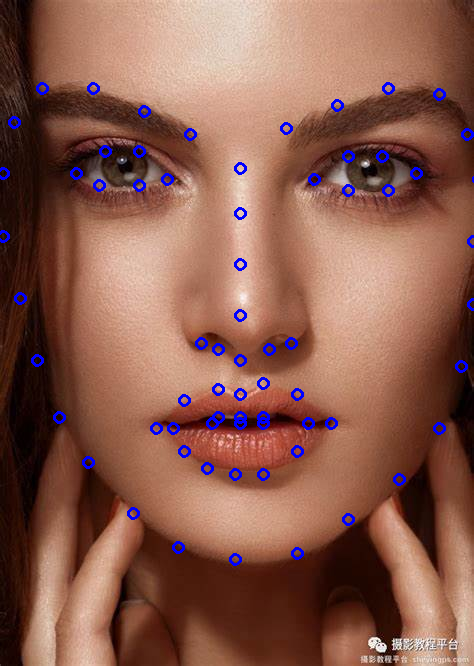

This chart was generated by the following Python code:
import os
import urllib
import traceback
import time
import sys
import numpy as np
import cv2
from rknn.api import RKNN

ONNX_MODEL = 'hrnet.onnx'
RKNN_MODEL = 'hrnet.rknn'
IMG_PATH = './face.jpg'
DATASET = './dataset.txt'
IMG_WIDTH = 256
IMG_HEIGHT = 256

QUANTIZE_ON = True
        
def _get_max_preds(heatmaps):
    assert isinstance(heatmaps,
                      np.ndarray), ('heatmaps should be numpy.ndarray')
    assert heatmaps.ndim == 4, 'batch_images should be 4-ndim'

    N, K, _, W = heatmaps.shape
    heatmaps_reshaped = heatmaps.reshape((N, K, -1))
    idx = np.argmax(heatmaps_reshaped, 2).reshape((N, K, 1))
    maxvals = np.amax(heatmaps_reshaped, 2).reshape((N, K, 1))
    preds = np.tile(idx, (1, 1, 2)).astype(np.float32)
    preds[:, :, 0] = preds[:, :, 0] % W
    preds[:, :, 1] = preds[:, :, 1] // W

    preds = np.where(np.tile(maxvals, (1, 1, 2)) > 0.0, preds, -1)
    return preds, maxvals 
    
    
def transform_preds(coords, center, scale, output_size, use_udp=False):
    assert coords.shape[1] in (2, 4, 5)
    assert len(center) == 2
    assert len(scale) == 2
    assert len(output_size) == 2

    # Recover the scale which is normalized by a factor of 200.
    scale = np.array(scale)
    scale = scale * 200.0
    scale = scale.tolist()
    print(scale)
    if use_udp:
        scale_x = scale[0] / (output_size[0] - 1.0)
        scale_y = scale[1] / (output_size[1] - 1.0)
    else:
        scale_x = scale[0] / output_size[0]
        scale_y = scale[1] / output_size[1]
    print(scale_x)
    print(scale_y)
    print(center)
    target_coords = np.ones_like(coords)
    target_coords[:, 0] = coords[:, 0] * scale_x + center[0] - scale[0] * 0.5
    target_coords[:, 1] = coords[:, 1] * scale_y + center[1] - scale[1] * 0.5

    return target_coords

    
def _taylor(heatmap, coord):
    H, W = heatmap.shape[:2]
    px, py = int(coord[0]), int(coord[1])
    if 1 < px < W - 2 and 1 < py < H - 2:
        dx = 0.5 * (heatmap[py][px + 1] - heatmap[py][px - 1])
        dy = 0.5 * (heatmap[py + 1][px] - heatmap[py - 1][px])
        dxx = 0.25 * (
            heatmap[py][px + 2] - 2 * heatmap[py][px] + heatmap[py][px - 2])
        dxy = 0.25 * (
            heatmap[py + 1][px + 1] - heatmap[py - 1][px + 1] -
            heatmap[py + 1][px - 1] + heatmap[py - 1][px - 1])
        dyy = 0.25 * (
            heatmap[py + 2 * 1][px] - 2 * heatmap[py][px] +
            heatmap[py - 2 * 1][px])
        derivative = np.array([[dx], [dy]])
        hessian = np.array([[dxx, dxy], [dxy, dyy]])
        if dxx * dyy - dxy**2 != 0:
            hessianinv = np.linalg.inv(hessian)
            offset = -hessianinv @ derivative
            offset = np.squeeze(np.array(offset.T), axis=0)
            coord += offset
    return coord
    
    
def post_dark_udp(coords, batch_heatmaps, kernel=3):
    if not isinstance(batch_heatmaps, np.ndarray):
        batch_heatmaps = batch_heatmaps.cpu().numpy()
    B, K, H, W = batch_heatmaps.shape
    N = coords.shape[0]
    assert (B == 1 or B == N)
    for heatmaps in batch_heatmaps:
        for heatmap in heatmaps:
            cv2.GaussianBlur(heatmap, (kernel, kernel), 0, heatmap)
    np.clip(batch_heatmaps, 0.001, 50, batch_heatmaps)
    np.log(batch_heatmaps, batch_heatmaps)

    batch_heatmaps_pad = np.pad(
        batch_heatmaps, ((0, 0), (0, 0), (1, 1), (1, 1)),
        mode='edge').flatten()

    index = coords[..., 0] + 1 + (coords[..., 1] + 1) * (W + 2)
    index += (W + 2) * (H + 2) * np.arange(0, B * K).reshape(-1, K)
    index = index.astype(int).reshape(-1, 1)
    i_ = batch_heatmaps_pad[index]
    ix1 = batch_heatmaps_pad[index + 1]
    iy1 = batch_heatmaps_pad[index + W + 2]
    ix1y1 = batch_heatmaps_pad[index + W + 3]
    ix1_y1_ = batch_heatmaps_pad[index - W - 3]
    ix1_ = batch_heatmaps_pad[index - 1]
    iy1_ = batch_heatmaps_pad[index - 2 - W]

    dx = 0.5 * (ix1 - ix1_)
    dy = 0.5 * (iy1 - iy1_)
    derivative = np.concatenate([dx, dy], axis=1)
    derivative = derivative.reshape(N, K, 2, 1)
    dxx = ix1 - 2 * i_ + ix1_
    dyy = iy1 - 2 * i_ + iy1_
    dxy = 0.5 * (ix1y1 - ix1 - iy1 + i_ + i_ - ix1_ - iy1_ + ix1_y1_)
    hessian = np.concatenate([dxx, dxy, dxy, dyy], axis=1)
    hessian = hessian.reshape(N, K, 2, 2)
    hessian = np.linalg.inv(hessian + np.finfo(np.float32).eps * np.eye(2))
    coords -= np.einsum('ijmn,ijnk->ijmk', hessian, derivative).squeeze()
    return coords
        
        
def _gaussian_blur(heatmaps, kernel=11):
    assert kernel % 2 == 1

    border = (kernel - 1) // 2
    batch_size = heatmaps.shape[0]
    num_joints = heatmaps.shape[1]
    height = heatmaps.shape[2]
    width = heatmaps.shape[3]
    for i in range(batch_size):
        for j in range(num_joints):
            origin_max = np.max(heatmaps[i, j])
            dr = np.zeros((height + 2 * border, width + 2 * border),
                          dtype=np.float32)
            dr[border:-border, border:-border] = heatmaps[i, j].copy()
            dr = cv2.GaussianBlur(dr, (kernel, kernel), 0)
            heatmaps[i, j] = dr[border:-border, border:-border].copy()
            heatmaps[i, j] *= origin_max / np.max(heatmaps[i, j])
    return heatmaps


def keypoints_from_heatmaps(heatmaps,
                            center,
                            scale,
                            unbiased=False,
                            post_process='default',
                            kernel=11,
                            valid_radius_factor=0.0546875,
                            use_udp=False,
                            target_type='GaussianHeatmap'):

    # Avoid being affected
    heatmaps = heatmaps.copy()

    # detect conflicts
    if unbiased:
        assert post_process not in [False, None, 'megvii']
    if post_process in ['megvii', 'unbiased']:
        assert kernel > 0
    if use_udp:
        assert not post_process == 'megvii'

    # normalize configs
    if post_process is False:
        warnings.warn(
            'post_process=False is deprecated, '
            'please use post_process=None instead', DeprecationWarning)
        post_process = None
    elif post_process is True:
        if unbiased is True:
            warnings.warn(
                'post_process=True, unbiased=True is deprecated,'
                " please use post_process='unbiased' instead",
                DeprecationWarning)
            post_process = 'unbiased'
        else:
            warnings.warn(
                'post_process=True, unbiased=False is deprecated, '
                "please use post_process='default' instead",
                DeprecationWarning)
            post_process = 'default'
    elif post_process == 'default':
        if unbiased is True:
            warnings.warn(
                'unbiased=True is deprecated, please use '
                "post_process='unbiased' instead", DeprecationWarning)
            post_process = 'unbiased'

    # start processing
    if post_process == 'megvii':
        heatmaps = _gaussian_blur(heatmaps, kernel=kernel)

    N, K, H, W = heatmaps.shape
    if use_udp:
        pass
        # if target_type.lower() == 'GaussianHeatMap'.lower():
            # preds, maxvals = _get_max_preds(heatmaps)
            # preds = post_dark_udp(preds, heatmaps, kernel=kernel)
        # elif target_type.lower() == 'CombinedTarget'.lower():
            # for person_heatmaps in heatmaps:
                # for i, heatmap in enumerate(person_heatmaps):
                    # kt = 2 * kernel + 1 if i % 3 == 0 else kernel
                    # cv2.GaussianBlur(heatmap, (kt, kt), 0, heatmap)
            # # valid radius is in direct proportion to the height of heatmap.
            # valid_radius = valid_radius_factor * H
            # offset_x = heatmaps[:, 1::3, :].flatten() * valid_radius
            # offset_y = heatmaps[:, 2::3, :].flatten() * valid_radius
            # heatmaps = heatmaps[:, ::3, :]
            # preds, maxvals = _get_max_preds(heatmaps)
            # index = (preds[..., 0] + preds[..., 1] * W).flatten()
            # index += W * H * np.arange(0, N * K / 3)
            # index = index.astype(int).reshape(N, K // 3, 1)
            # preds += np.concatenate((offset_x[index], offset_y[index]), axis=2)
        # else:
            # raise ValueError('target_type should be either '
                             # "'GaussianHeatmap' or 'CombinedTarget'")
    else:
        preds, maxvals = _get_max_preds(heatmaps)
        if post_process == 'unbiased':  # alleviate biased coordinate
            pass
            # apply Gaussian distribution modulation.
            # heatmaps = np.log(
                # np.maximum(_gaussian_blur(heatmaps, kernel), 1e-10))
            # for n in range(N):
                # for k in range(K):
                    # preds[n][k] = _taylor(heatmaps[n][k], preds[n][k])
        elif post_process is not None:
            # add +/-0.25 shift to the predicted locations for higher acc.
            for n in range(N):
                for k in range(K):
                    heatmap = heatmaps[n][k]
                    px = int(preds[n][k][0])
                    py = int(preds[n][k][1])
                    if 1 < px < W - 1 and 1 < py < H - 1:
                        diff = np.array([
                            heatmap[py][px + 1] - heatmap[py][px - 1],
                            heatmap[py + 1][px] - heatmap[py - 1][px]
                        ])
                        preds[n][k] += np.sign(diff) * .25
                        if post_process == 'megvii':
                            preds[n][k] += 0.5
    print(preds)
    # Transform back to the image
    for i in range(N):
        preds[i] = transform_preds(
            preds[i], center[i], scale[i], [W, H], use_udp=use_udp)

    if post_process == 'megvii':
        maxvals = maxvals / 255.0 + 0.5

    return preds, maxvals
      
def bbox_xywh2cs(bbox, aspect_ratio, padding=1., pixel_std=200.):

    x, y, w, h = bbox[:4]
    center = np.array([x + w * 0.5, y + h * 0.5], dtype=np.float32)
    print(x, y, w, h)

    if w > aspect_ratio * h:
        h = w * 1.0 / aspect_ratio
    elif w < aspect_ratio * h:
        w = h * aspect_ratio

    scale = np.array([w, h], dtype=np.float32) / pixel_std
    scale = scale * padding

    return center, scale


def rotate_point(pt, angle_rad):
    """Rotate a point by an angle.

    Args:
        pt (list[float]): 2 dimensional point to be rotated
        angle_rad (float): rotation angle by radian

    Returns:
        list[float]: Rotated point.
    """
    assert len(pt) == 2
    sn, cs = np.sin(angle_rad), np.cos(angle_rad)
    new_x = pt[0] * cs - pt[1] * sn
    new_y = pt[0] * sn + pt[1] * cs
    rotated_pt = [new_x, new_y]

    return rotated_pt
    
    
def _get_3rd_point(a, b):
    """To calculate the affine matrix, three pairs of points are required. This
    function is used to get the 3rd point, given 2D points a & b.

    The 3rd point is defined by rotating vector `a - b` by 90 degrees
    anticlockwise, using b as the rotation center.

    Args:
        a (np.ndarray): point(x,y)
        b (np.ndarray): point(x,y)

    Returns:
        np.ndarray: The 3rd point.
    """
    assert len(a) == 2
    assert len(b) == 2
    direction = a - b
    third_pt = b + np.array([-direction[1], direction[0]], dtype=np.float32)

    return third_pt
    

def get_affine_transform(center,
                         scale,
                         rot,
                         output_size,
                         shift=(0., 0.),
                         inv=False):
    assert len(center) == 2
    assert len(scale) == 2
    assert len(output_size) == 2
    assert len(shift) == 2

    # pixel_std is 200.
    scale_tmp = scale * 200.0

    shift = np.array(shift)
    src_w = scale_tmp[0]
    dst_w = output_size[0]
    dst_h = output_size[1]

    rot_rad = np.pi * rot / 180
    src_dir = rotate_point([0., src_w * -0.5], rot_rad)
    dst_dir = np.array([0., dst_w * -0.5])

    src = np.zeros((3, 2), dtype=np.float32)
    src[0, :] = center + scale_tmp * shift
    src[1, :] = center + src_dir + scale_tmp * shift
    src[2, :] = _get_3rd_point(src[0, :], src[1, :])
    print(src)
    dst = np.zeros((3, 2), dtype=np.float32)
    dst[0, :] = [dst_w * 0.5, dst_h * 0.5]
    dst[1, :] = np.array([dst_w * 0.5, dst_h * 0.5]) + dst_dir
    dst[2, :] = _get_3rd_point(dst[0, :], dst[1, :])
    print(dst)
    if inv:
        trans = cv2.getAffineTransform(np.float32(dst), np.float32(src))
    else:
        trans = cv2.getAffineTransform(np.float32(src), np.float32(dst))

    return trans
    
    
if __name__ == '__main__':

    # Create RKNN object
    rknn = RKNN(verbose=True)

    # pre-process config
    print('--> Config model')
    rknn.config(target_platform='rk3588s', mean_values=[[0.485*255, 0.456*255, 0.406*255]], std_values=[[0.229*255, 0.224*255, 0.225*255]])
    #rknn.config()
    print('done')

    # Load ONNX model
    print('--> Loading model')
    ret = rknn.load_onnx(model=ONNX_MODEL)
    if ret != 0:
        print('Load model failed!')
        exit(ret)
    print('done')

    # Build model
    print('--> Building model')
    ret = rknn.build(do_quantization=QUANTIZE_ON, dataset=DATASET)
    if ret != 0:
        print('Build model failed!')
        exit(ret)
    print('done')

    # Export RKNN model
    print('--> Export rknn model')
    ret = rknn.export_rknn(RKNN_MODEL)
    if ret != 0:
        print('Export rknn model failed!')
        exit(ret)
    print('done')

    # Init runtime environment
    print('--> Init runtime environment')
    ret = rknn.init_runtime(target='rk3588s', device_id='a867f77fbf5bb43c')
    # ret = rknn.init_runtime('rk3568')
    if ret != 0:
        print('Init runtime environment failed!')
        exit(ret)
    print('done')

    # Set inputs
    img_origin = cv2.imread(IMG_PATH)  
    # img = cv2.cvtColor(img, cv2.COLOR_BGR2RGB)
    # preprocess
    bbox = [0, 0, 465, 580]
    c, s = bbox_xywh2cs(
        bbox,
        aspect_ratio=1.0,
        padding=1.25,
        pixel_std=200)
    print(c)
    print(s)
    trans = get_affine_transform(c, s, 0, [IMG_WIDTH, IMG_HEIGHT])
    img = cv2.warpAffine(
        img_origin,
        trans, (int(IMG_WIDTH), int(IMG_HEIGHT)),
        flags=cv2.INTER_LINEAR)
    #normalize you mf
    # mean=[0.485, 0.456, 0.406]
    # std=[0.229, 0.224, 0.225]
    # img = img[:,:, ::-1]
    # img = img .astype(np.float32, copy=False)
    # img /= 255.0
    # img -= mean
    # img /= std
    # Inference
    cv2.imwrite("2.jpg", img)
    print('--> Running model')
    img = img[np.newaxis, :]
    outputs = rknn.inference(inputs=[img])
    #np.save('./onnx_hrnet_1.npy', outputs[1])
    #np.save('./onnx_hrnet_2.npy', outputs[2])
    heatmap = outputs[0]
    c = np.array([[c[0], c[1]]])
    s = np.array([[s[0], s[1]]])
    #print(np.max(heatmap))
    #print(np.min(heatmap))
    preds, maxvals = keypoints_from_heatmaps(heatmap, c, s)
    #print(preds.shape)
    #print(maxvals.shape)
    pts = preds[0]
    for i in range(len(pts)):  
        pts[i][pts[i] < 0] = 0
        pt = pts[i]
        #print(pt)
        image = cv2.circle(img_origin, tuple(pt), 5, (255, 0, 0), 2)
    cv2.imwrite('test.png', image)
    
    rknn.eval_perf(inputs=[img], is_print=True)
    # print(preds)
    # print(maxvals)
    print('done')

    # # post process
    # input0_data = outputs[0]
    # input1_data = outputs[1]
    # input2_data = outputs[2]

    # input0_data = input0_data.reshape([3, -1]+list(input0_data.shape[-2:]))
    # input1_data = input1_data.reshape([3, -1]+list(input1_data.shape[-2:]))
    # input2_data = input2_data.reshape([3, -1]+list(input2_data.shape[-2:]))

    # input_data = list()
    # input_data.append(np.transpose(input0_data, (2, 3, 0, 1)))
    # input_data.append(np.transpose(input1_data, (2, 3, 0, 1)))
    # input_data.append(np.transpose(input2_data, (2, 3, 0, 1)))

    # boxes, classes, scores = yolov5_post_process(input_data)

    # img_1 = cv2.cvtColor(img, cv2.COLOR_RGB2BGR)
    # if boxes is not None:
        # draw(img_1, boxes, scores, classes)
    # show output
    # cv2.imshow("post process result", img_1)
    # cv2.waitKey(0)
    # cv2.destroyAllWindows()

    rknn.release()
